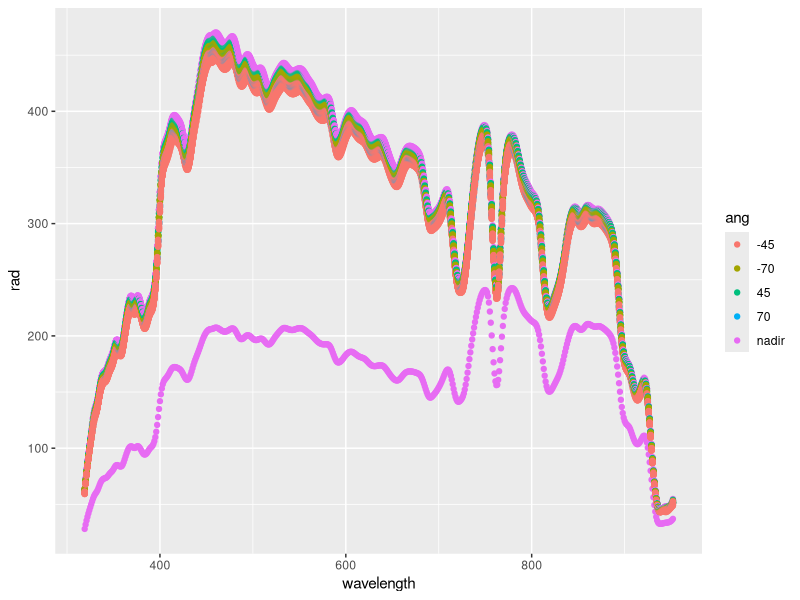
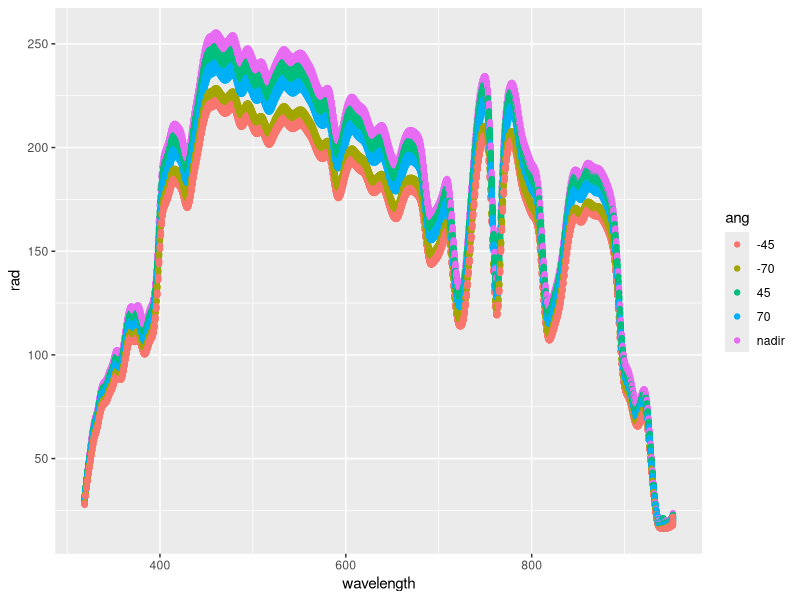
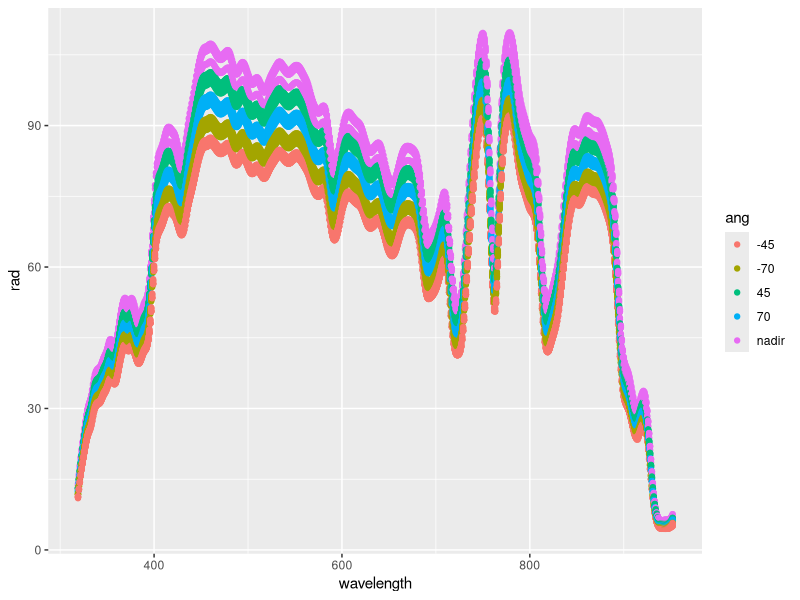
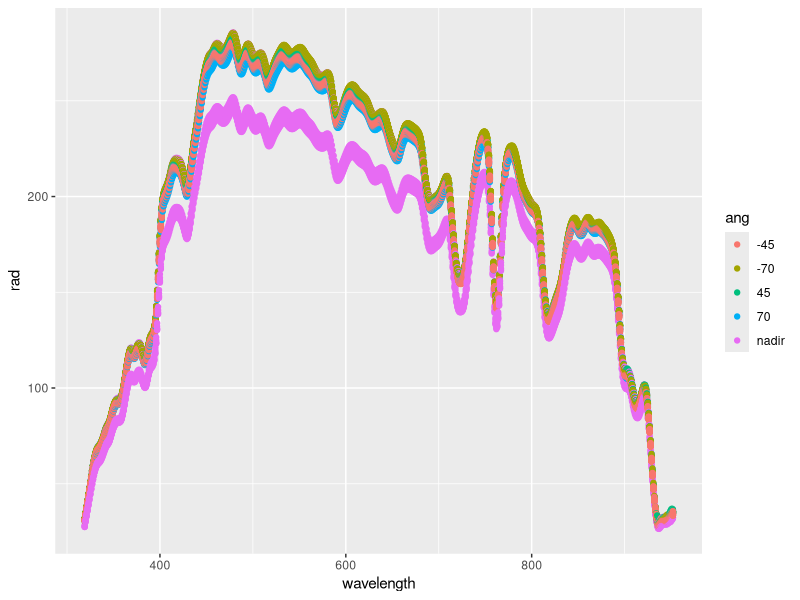
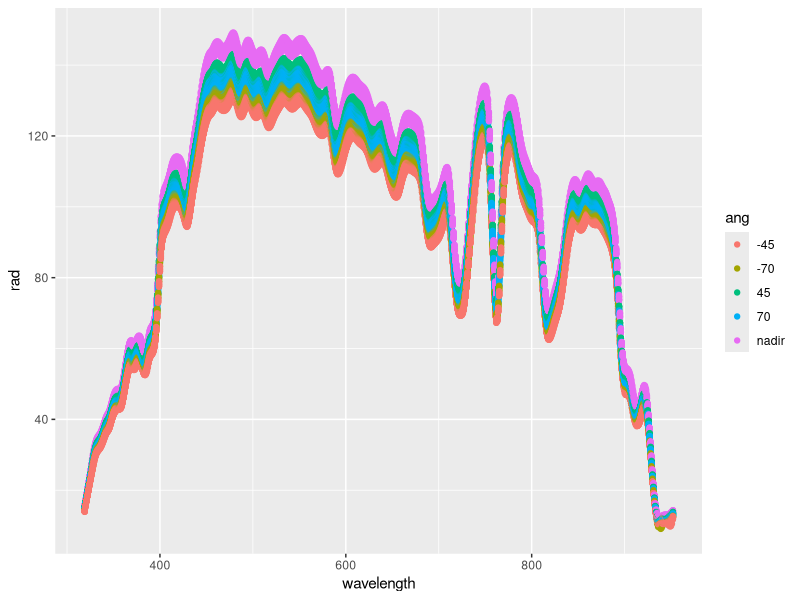
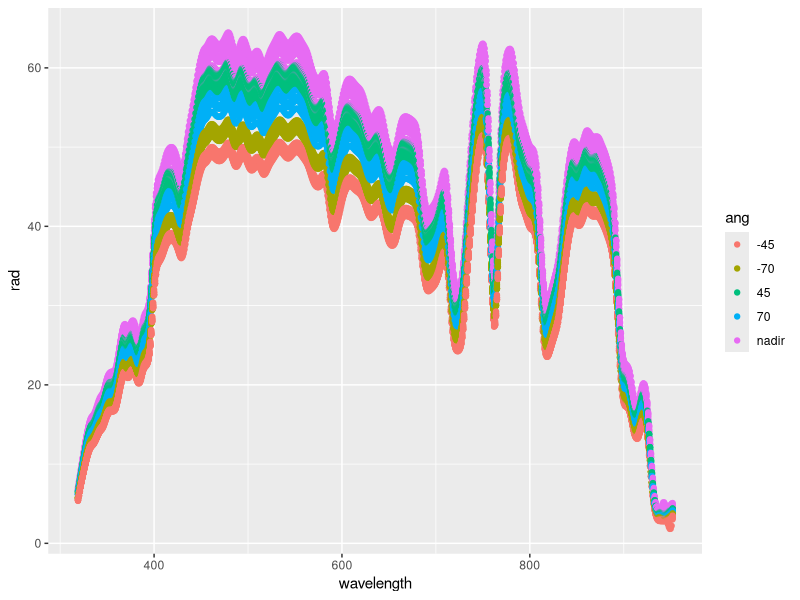
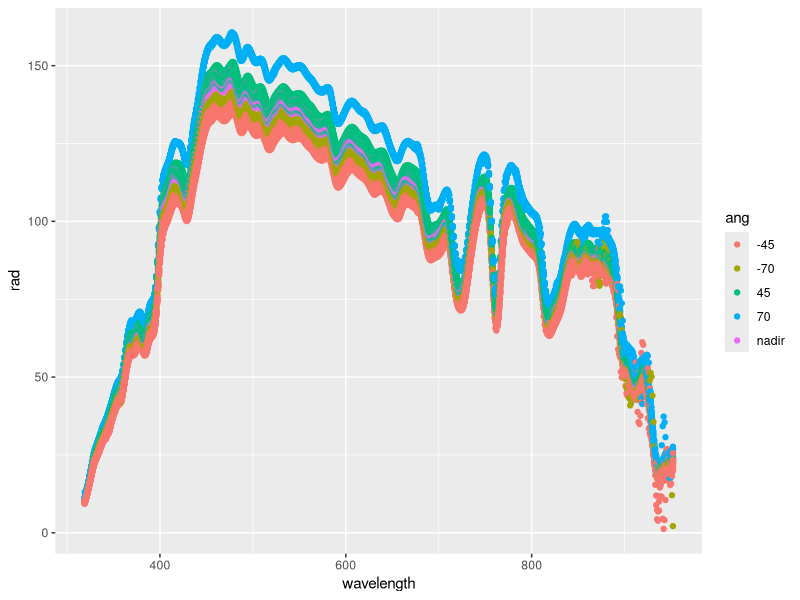
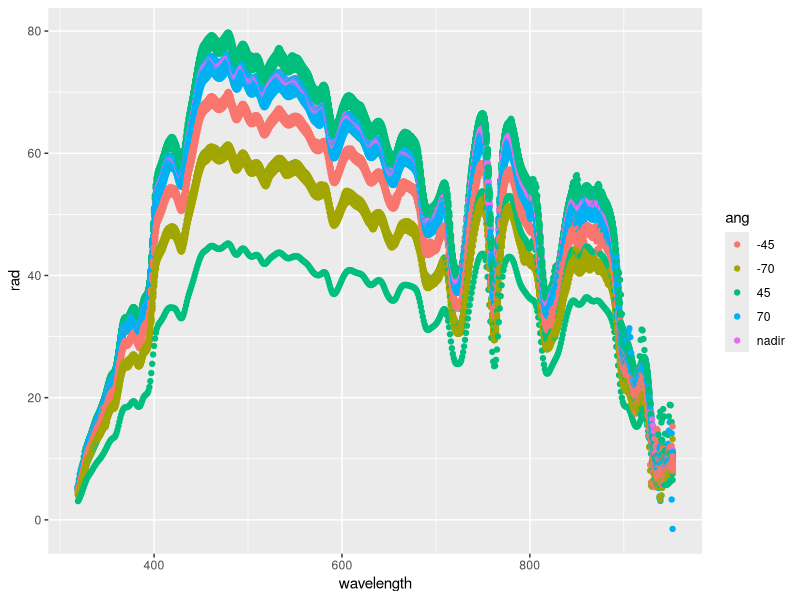

The R source for these figures, in order:
library("tidyverse")
library("ggplot2")

irrad_ep1_pre <- read.csv("PLANILHAS INTERPOLADAS/GRUPO 1 - Irradianca_escalar DURANTE A PLACA _ 14-25_14-29.csv", check.names=F)
irrad_ep1 <- irrad_ep1_pre
irrad_ep1 <- irrad_ep1 %>% pivot_longer(cols = names(irrad_ep1)[-1], names_to = "ang", values_to = "rad")
irrad_ep1_plot <- ggplot(data = irrad_ep1)  + geom_point(aes(x = wavelength, y = rad, colour = ang))

irrad_pp1_pre <- read.csv("PLANILHAS INTERPOLADAS/GRUPO 1 - Irradianca_planar DURANTE A PLACA _ 14-25_14-29.csv", check.names=F)
irrad_pp1 <- irrad_pp1_pre
irrad_pp1 <- irrad_pp1 %>% pivot_longer(cols = names(irrad_pp1)[-1], names_to = "ang", values_to = "rad")
irrad_pp1_plot <- ggplot(data = irrad_pp1)  + geom_point(aes(x = wavelength, y = rad, colour = ang))

radp1_pre <- read.csv("PLANILHAS INTERPOLADAS/GRUPO 1 - Radiancia PLACA _ 14-25_14-29.csv", check.names=F)
radp1 <- radp1_pre
radp1 <- radp1 %>% pivot_longer(cols = names(radp1)[-1], names_to = "ang", values_to = "rad")
radp1_plot <- ggplot(data = radp1)  + geom_point(aes(x = wavelength, y = rad, colour = ang))


irrad_ep2_pre <- read.csv("PLANILHAS INTERPOLADAS/GRUPO 2 - Irradiancia escalar DURANTE A PLACA _ 14-52_14-57.csv", check.names=F)
irrad_ep2 <- irrad_ep2_pre
irrad_ep2 <- irrad_ep2 %>% pivot_longer(cols = names(irrad_ep2)[-1], names_to = "ang", values_to = "rad")
irrad_ep2_plot <- ggplot(data = irrad_ep2)  + geom_point(aes(x = wavelength, y = rad, colour = ang))

irrad_pp2_pre <- read.csv("PLANILHAS INTERPOLADAS/GRUPO 2 - Irradiancia planar DURANTE A PLACA _ 14-52_14-57.csv", check.names=F)
irrad_pp2 <- irrad_pp2_pre
irrad_pp2 <- irrad_pp2 %>% pivot_longer(cols = names(irrad_pp2)[-1], names_to = "ang", values_to = "rad")
irrad_pp2_plot <- ggplot(data = irrad_pp2)  + geom_point(aes(x = wavelength, y = rad, colour = ang))

radp2_pre <- read.csv("PLANILHAS INTERPOLADAS/GRUPO 2 - Radiancia PLACA _ 14-52_14-57.csv", check.names=F)
radp2 <- radp2_pre
radp2 <- radp2 %>% pivot_longer(cols = names(radp2)[-1], names_to = "ang", values_to = "rad")
radp2_plot <- ggplot(data = radp2)  + geom_point(aes(x = wavelength, y = rad, colour = ang))


irrad_es_pre <- read.csv("PLANILHAS INTERPOLADAS/GRUPO 2 - Irradiancia_escalar DURANTE O SOLO_15_06-15_09.csv", check.names=F)
irrad_es <- irrad_es_pre
irrad_es <- irrad_es %>% pivot_longer(cols = names(irrad_es)[-1], names_to = "ang", values_to = "rad")
irrad_es_plot <- ggplot(data = irrad_es)  + geom_point(aes(x = wavelength, y = rad, colour = ang))

irrad_ps_pre <- read.csv("PLANILHAS INTERPOLADAS/GRUPO 2 - Irradiancia_planar DURANTE O SOLO _ 15_06-15_09.csv", check.names=F)
irrad_ps <- irrad_ps_pre
irrad_ps <- irrad_ps %>% pivot_longer(cols = names(irrad_ps)[-1], names_to = "ang", values_to = "rad")
irrad_ps_plot <- ggplot(data = irrad_ps)  + geom_point(aes(x = wavelength, y = rad, colour = ang))

rads_pre <- read.csv("PLANILHAS INTERPOLADAS/GRUPO 2 - Radiancia SOLO _ 15-06_15_09.csv", check.names=F)
rads <- rads_pre
rads <- rads %>% pivot_longer(cols = names(rads)[-1], names_to = "ang", values_to = "rad")
rads_plot <- ggplot(data = rads)  + geom_point(aes(x = wavelength, y = rad, colour = ang))